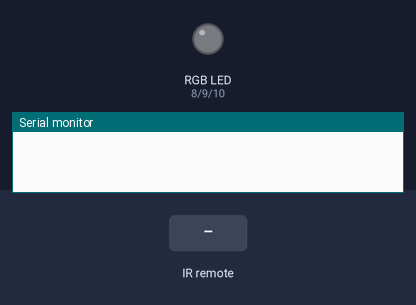
This sketch was run on a simulated Arduino Uno, built with avr-gcc and run on an emulated ATmega328P. Shown: an RGB LED mixed from three pins (HIGH = lit), the last lines printed to the serial monitor. Dashed ring = blinking. The test bench sets the inputs (shaded band).

Above: at 1.2 s.
1.3 s: infrared code 0xC12F827D received
At 1.8 s:
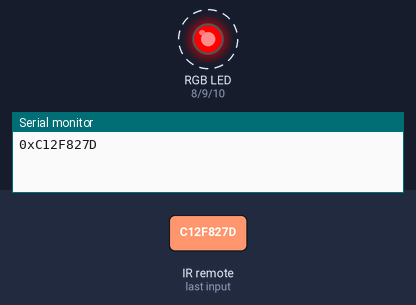
4.3 s: infrared code 0xC12F4AB5 received
7.3 s: infrared code 0xC12F1AE5 received
At 7.9 s:
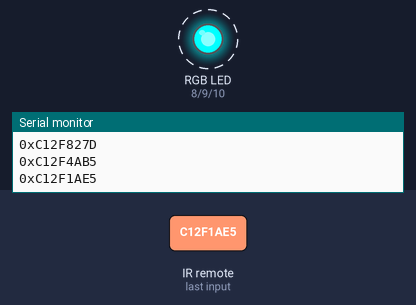
10.3 s: infrared code 0xC12F728D received
At 11.3 s:
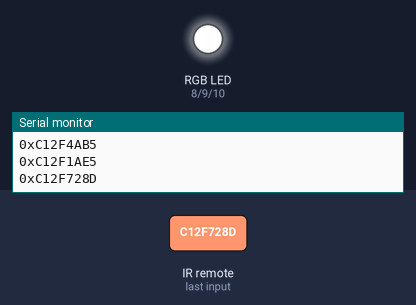
Timing chart, 0 to 12.9 s (numbered marks = the images above; inputs shaded):
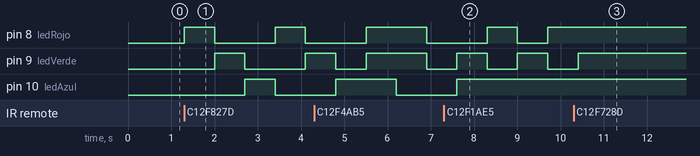

Measured:
- after the input at 1.3 s, pin 8 (ledRojo): alternates HIGH for 0.70 s and LOW for 1.4 s, starting at once; pin 9 (ledVerde): LOW → HIGH after 0.70 s, → LOW 0.70 s later, → HIGH 1.4 s later; pin 10 (ledAzul): LOW → HIGH after 1.4 s, → LOW 0.70 s later
- after the input at 7.3 s, pin 10 (ledAzul): goes on until 7.6 s, then stays HIGH
- after the input at 10.3 s, pin 8 (ledRojo): stops changing and stays HIGH; pin 9 (ledVerde): goes on until 10.4 s, then stays HIGH

The sketch:

control_remoto_ledRGB-2.ino
```cpp
#include <IRremote.h>
int ReceptorIR = 2;
IRrecv irrecv(ReceptorIR);
decode_results Codigo;
IRsend irsend;
int ledRojo = 8;
int ledVerde = 9;
int ledAzul = 10;

void setup() {
Serial.begin(9600);
irrecv.enableIRIn();
pinMode(ledRojo,OUTPUT);
pinMode(ledVerde,OUTPUT);
pinMode(ledAzul,OUTPUT);
}

void loop() {
if (irrecv.decode(& Codigo)){
  Serial.print("0x");
  Serial.println(Codigo.value, HEX);
  irrecv.resume();
   }

if(Codigo.value == 0xC12F827D){  // SECUENCIA 1.
  digitalWrite(ledRojo,HIGH);
   delay(700);
  digitalWrite(ledRojo,LOW);
  digitalWrite(ledVerde,HIGH);
   delay(700);
  digitalWrite(ledVerde,LOW);
  digitalWrite(ledAzul,HIGH);
   delay(700);
  digitalWrite(ledAzul,LOW);
}

if(Codigo.value == 0xC12F4AB5){ // SECUENCIA 2
  digitalWrite(ledRojo,HIGH);
  digitalWrite(ledVerde,HIGH);
  digitalWrite(ledAzul,HIGH);
   delay(700);
  digitalWrite(ledRojo,HIGH);
  digitalWrite(ledVerde,HIGH);
  digitalWrite(ledAzul,LOW);
   delay(700);
  digitalWrite(ledRojo,LOW);
  digitalWrite(ledVerde,LOW);
  digitalWrite(ledAzul,LOW);
   delay(700);
}

if(Codigo.value == 0xC12F1AE5){ // SECUENCIA 3
  digitalWrite(ledRojo,LOW);
  digitalWrite(ledVerde,HIGH);
  digitalWrite(ledAzul,HIGH);
   delay(700);
  digitalWrite(ledRojo,HIGH);
  digitalWrite(ledVerde,LOW);
  digitalWrite(ledAzul,HIGH);
   delay(700);
}

if(Codigo.value == 0xC12FF20D){
  digitalWrite(ledRojo,LOW);
  digitalWrite(ledVerde,LOW);
  digitalWrite(ledAzul,LOW);
}
if(Codigo.value == 0xC12F728D){
  digitalWrite(ledRojo,HIGH);
  digitalWrite(ledVerde,HIGH);
  digitalWrite(ledAzul,HIGH);
 }}
```
